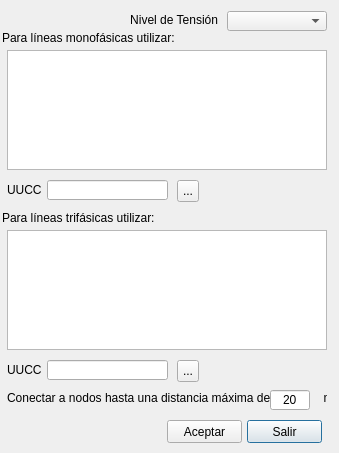
<?xml version="1.0" encoding="UTF-8"?>
<ui version="4.0">
 <class>Dialog</class>
 <widget class="QDialog" name="Dialog">
  <property name="windowModality">
   <enum>Qt::ApplicationModal</enum>
  </property>
  <property name="geometry">
   <rect>
    <x>0</x>
    <y>0</y>
    <width>339</width>
    <height>453</height>
   </rect>
  </property>
  <property name="windowTitle">
   <string>Elegir UUCC</string>
  </property>
  <property name="modal">
   <bool>true</bool>
  </property>
  <widget class="QPushButton" name="cmdSalir">
   <property name="geometry">
    <rect>
     <x>247</x>
     <y>420</y>
     <width>75</width>
     <height>23</height>
    </rect>
   </property>
   <property name="text">
    <string>Salir</string>
   </property>
   <property name="shortcut">
    <string>Esc</string>
   </property>
  </widget>
  <widget class="QLabel" name="label_16">
   <property name="geometry">
    <rect>
     <x>7</x>
     <y>363</y>
     <width>47</width>
     <height>13</height>
    </rect>
   </property>
   <property name="text">
    <string>UUCC</string>
   </property>
  </widget>
  <widget class="QListWidget" name="liwElementos_trif">
   <property name="geometry">
    <rect>
     <x>7</x>
     <y>230</y>
     <width>320</width>
     <height>120</height>
    </rect>
   </property>
  </widget>
  <widget class="QLabel" name="label_8">
   <property name="geometry">
    <rect>
     <x>7</x>
     <y>390</y>
     <width>320</width>
     <height>16</height>
    </rect>
   </property>
   <property name="text">
    <string>Conectar a nodos hasta una distancia máxima de                m</string>
   </property>
   <property name="alignment">
    <set>Qt::AlignLeading|Qt::AlignLeft|Qt::AlignVCenter</set>
   </property>
  </widget>
  <widget class="QLabel" name="label_7">
   <property name="geometry">
    <rect>
     <x>2</x>
     <y>210</y>
     <width>200</width>
     <height>16</height>
    </rect>
   </property>
   <property name="text">
    <string>Para líneas trifásicas utilizar:</string>
   </property>
   <property name="alignment">
    <set>Qt::AlignLeading|Qt::AlignLeft|Qt::AlignVCenter</set>
   </property>
  </widget>
  <widget class="QListWidget" name="liwElementos_mono">
   <property name="geometry">
    <rect>
     <x>7</x>
     <y>50</y>
     <width>320</width>
     <height>120</height>
    </rect>
   </property>
  </widget>
  <widget class="QLineEdit" name="txtUUCCtrif">
   <property name="geometry">
    <rect>
     <x>47</x>
     <y>360</y>
     <width>121</width>
     <height>20</height>
    </rect>
   </property>
   <property name="text">
    <string/>
   </property>
  </widget>
  <widget class="QComboBox" name="cmbTension">
   <property name="geometry">
    <rect>
     <x>227</x>
     <y>11</y>
     <width>100</width>
     <height>20</height>
    </rect>
   </property>
  </widget>
  <widget class="QPushButton" name="cmdAceptar">
   <property name="geometry">
    <rect>
     <x>167</x>
     <y>420</y>
     <width>75</width>
     <height>23</height>
    </rect>
   </property>
   <property name="text">
    <string>Aceptar</string>
   </property>
   <property name="shortcut">
    <string>Return</string>
   </property>
  </widget>
  <widget class="QLabel" name="label_5">
   <property name="geometry">
    <rect>
     <x>117</x>
     <y>10</y>
     <width>101</width>
     <height>20</height>
    </rect>
   </property>
   <property name="text">
    <string>Nivel de Tensión</string>
   </property>
   <property name="alignment">
    <set>Qt::AlignRight|Qt::AlignTrailing|Qt::AlignVCenter</set>
   </property>
  </widget>
  <widget class="QLabel" name="label_6">
   <property name="geometry">
    <rect>
     <x>2</x>
     <y>30</y>
     <width>190</width>
     <height>16</height>
    </rect>
   </property>
   <property name="text">
    <string>Para líneas monofásicas utilizar:</string>
   </property>
   <property name="alignment">
    <set>Qt::AlignLeading|Qt::AlignLeft|Qt::AlignVCenter</set>
   </property>
  </widget>
  <widget class="QToolButton" name="cmdUUCCtrif">
   <property name="geometry">
    <rect>
     <x>177</x>
     <y>360</y>
     <width>22</width>
     <height>22</height>
    </rect>
   </property>
   <property name="text">
    <string>...</string>
   </property>
  </widget>
  <widget class="QLineEdit" name="txtUUCCmono">
   <property name="geometry">
    <rect>
     <x>47</x>
     <y>180</y>
     <width>121</width>
     <height>20</height>
    </rect>
   </property>
   <property name="text">
    <string/>
   </property>
  </widget>
  <widget class="QToolButton" name="cmdUUCCmono">
   <property name="geometry">
    <rect>
     <x>177</x>
     <y>180</y>
     <width>22</width>
     <height>22</height>
    </rect>
   </property>
   <property name="text">
    <string>...</string>
   </property>
  </widget>
  <widget class="QLabel" name="label_15">
   <property name="geometry">
    <rect>
     <x>7</x>
     <y>183</y>
     <width>47</width>
     <height>13</height>
    </rect>
   </property>
   <property name="text">
    <string>UUCC</string>
   </property>
  </widget>
  <widget class="QLineEdit" name="txtDistancia">
   <property name="geometry">
    <rect>
     <x>270</x>
     <y>390</y>
     <width>40</width>
     <height>20</height>
    </rect>
   </property>
   <property name="text">
    <string>20</string>
   </property>
   <property name="alignment">
    <set>Qt::AlignCenter</set>
   </property>
  </widget>
 </widget>
 <resources/>
 <connections/>
</ui>
